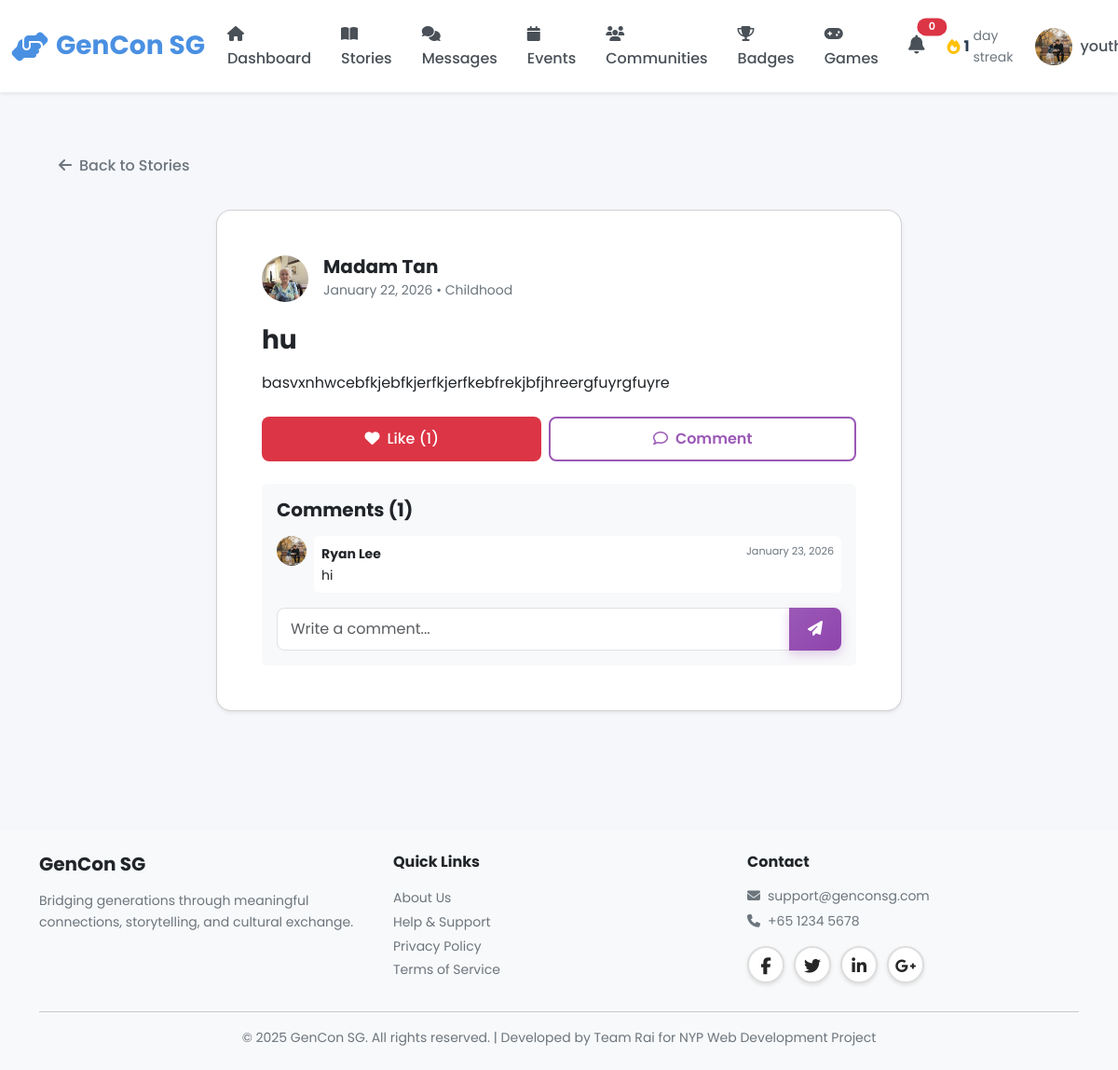
Screenshot of /youth/story/1 (signed in) with the database file from the repository.
### models.py (models this page shows, shortened)
class User(db.Model):
    __tablename__ = 'users'
    id = db.Column(db.Integer, primary_key=True)
    username = db.Column(db.String(80), unique=True, nullable=False, index=True)
    password_hash = db.Column(db.String(255), nullable=False)
    email = db.Column(db.String(120), unique=True, nullable=False, index=True)
    full_name = db.Column(db.String(120), nullable=False)
    phone = db.Column(db.String(20))
    age = db.Column(db.Integer, nullable=False)
    bio = db.Column(db.Text)  # User biography
    school = db.Column(db.String(255))  # School or organization for youth
    role = db.Column(db.String(20), nullable=False)  # 'senior', 'youth', or 'admin'
    elo = db.Column(db.Integer, default=1200) # Default ELO rating
    profile_picture = db.Column(db.String(255), default='images/default-avatar.png')
    disable_reason = db.Column(db.Text)
    interests_json = db.Column(db.Text)  # Stores interests as JSON array
    languages_json = db.Column(db.Text)  # Stores languages as JSON array
    accessibility_settings_json = db.Column(db.Text)  # Stores settings as JSON object
    created_at = db.Column(db.DateTime, default=datetime.utcnow, nullable=False)
    last_active = db.Column(db.DateTime, default=datetime.utcnow, nullable=False)
    is_active = db.Column(db.Boolean, default=True)
    stories = db.relationship('Story', back_populates='user', lazy='dynamic')
    sent_messages = db.relationship('Message', foreign_keys='Message.sender_id',
                                   back_populates='sender', lazy='dynamic')
    received_messages = db.relationship('Message', foreign_keys='Message.recipient_id',
                                       back_populates='recipient', lazy='dynamic')
    senior_pairs = db.relationship('Pair', foreign_keys='Pair.senior_id',
                                   back_populates='senior', lazy='dynamic')
    youth_pairs = db.relationship('Pair', foreign_keys='Pair.youth_id',
                                 back_populates='youth', lazy='dynamic')
    streak = db.relationship('Streak', back_populates='user', uselist=False)
    badges = db.relationship('Badge', back_populates='user', lazy='dynamic')
    checkins = db.relationship('Checkin', back_populates='user', lazy='dynamic')
    @property
    def interests(self):
        """Get interests as Python list from JSON string."""
        if self.interests_json:
            return json.loads(self.interests_json)
        return []
    @interests.setter
    def interests(self, value):
        """Set interests from Python list, store as JSON string."""
        self.interests_json = json.dumps(value)
    @property
    def languages(self):
        """Get languages as Python list from JSON string."""
        if self.languages_json:
            return json.loads(self.languages_json)
        return []
    @languages.setter
    def languages(self, value):
        """Set languages from Python list, store as JSON string."""
        self.languages_json = json.dumps(value)
    @property
    def accessibility_settings(self):
        """Get accessibility settings as Python dict from JSON string."""
        if self.accessibility_settings_json:
            return json.loads(self.accessibility_settings_json)
        return {}

class Story(db.Model):
    __tablename__ = 'stories'
    id = db.Column(db.Integer, primary_key=True)
    user_id = db.Column(db.Integer, db.ForeignKey('users.id'), nullable=False, index=True)
    title = db.Column(db.String(200), nullable=False)
    content = db.Column(db.Text, nullable=False)
    category = db.Column(db.String(50), nullable=False)  # 5 categories
    photo_url = db.Column(db.String(255))  # Optional photo
    audio_url = db.Column(db.String(255))  # Optional voice recording
    created_at = db.Column(db.DateTime, default=datetime.utcnow, nullable=False, index=True)
    updated_at = db.Column(db.DateTime, default=datetime.utcnow, onupdate=datetime.utcnow)
    user = db.relationship('User', back_populates='stories')
    reactions = db.relationship('StoryReaction', back_populates='story',
                               lazy='dynamic', cascade='all, delete-orphan')
    comments = db.relationship('StoryComment', back_populates='story',
                              lazy='dynamic', cascade='all, delete-orphan')

class StoryComment(db.Model):
    __tablename__ = 'story_comments'
    id = db.Column(db.Integer, primary_key=True)
    story_id = db.Column(db.Integer, db.ForeignKey('stories.id'), nullable=False, index=True)
    user_id = db.Column(db.Integer, db.ForeignKey('users.id'), nullable=False, index=True)
    content = db.Column(db.Text, nullable=False)
    created_at = db.Column(db.DateTime, default=datetime.utcnow, nullable=False)
    story = db.relationship('Story', back_populates='comments')
    user = db.relationship('User')

### blueprints/youth.py (the view)
@youth_bp.route('/story/<int:story_id>')
@login_required
def story_detail(story_id):
    story = Story.query.get_or_404(story_id)
    return render_template('youth/story_detail.html', story=story)

### app.py (called while the page is built)
@app.context_processor
def inject_user():
    user_streak = 0
    if 'user_id' in session:
        from models import Streak
        streak = Streak.query.filter_by(user_id=session['user_id']).first()
        if streak:
            user_streak = streak.current_streak
    return dict(session=session, user_streak=user_streak)

@app.after_request
def add_security_headers(response):
    csp = (
        "default-src 'self'; "
        "script-src 'self' 'unsafe-inline' 'unsafe-eval' blob: https://cdn.jsdelivr.net https://cdnjs.cloudflare.com; "
        "style-src 'self' 'unsafe-inline' https://cdn.jsdelivr.net https://cdnjs.cloudflare.com https://fonts.googleapis.com; "
        "font-src 'self' https://cdnjs.cloudflare.com https://fonts.gstatic.com; "
        "img-src 'self' data: blob: https:; "
        "connect-src 'self' ws: wss: https://cdn.jsdelivr.net https://cdnjs.cloudflare.com; "
        "worker-src 'self' blob:;"
    )
    response.headers['Content-Security-Policy'] = csp
    return response

@app.template_filter('timeago')
def timeago_filter(date):
    from datetime import datetime
    now = datetime.utcnow()
    diff = now - date
    seconds = diff.total_seconds()
    if seconds < 60:
        return 'Just now'
    elif seconds < 3600:
        minutes = int(seconds / 60)
        return f'{minutes} minute{"s" if minutes != 1 else ""} ago'
    elif seconds < 86400:
        hours = int(seconds / 3600)
        return f'{hours} hour{"s" if hours != 1 else ""} ago'
    elif seconds < 604800:
        days = int(seconds / 86400)
        return f'{days} day{"s" if days != 1 else ""} ago'
    else:
        return (date + timedelta(hours=8)).strftime('%B %d, %Y')

@app.template_filter('fix_pfp')
def fix_pfp_filter(path):
    if not path:
        return 'images/default-avatar.png'
    if path.startswith('images/'):
        return path
    if path.startswith('http'):
        return path
    return f'images/{path}'

### blueprints/youth.py (called while the page is built)
def login_required(f):
    @wraps(f)
    def decorated_function(*args, **kwargs):
        if 'user_id' not in session:
            flash('Please login to access this page', 'warning')
            return redirect(url_for('auth.login', role='youth'))
        if session.get('role') != 'youth':
            flash('Access denied. Youth account required.', 'danger')
            return redirect(url_for('index'))
        return f(*args, **kwargs)
    return decorated_function

### templates/youth/story_detail.html (shortened to what this page needs)
{% extends "base.html" %}
{% block body_class %}youth-dashboard{% endblock %}
{% block content %}
<div class="container py-4">
    <div class="mb-4">
        <a href="{{ url_for('youth.story_feed') }}" class="btn btn-outline-secondary">
            <i class="fas fa-arrow-left me-2"></i>Back to Stories
        </a>
    </div>
    <div class="row justify-content-center">
        <div class="col-lg-8">
            <div class="card shadow-sm">
                <div class="card-body p-4">
                    <div class="d-flex align-items-center mb-4">
                        <a href="{{ url_for('youth.public_profile', user_id=story.user.id) }}">
                            <img src="{{ url_for('static', filename=story.user.profile_picture|fix_pfp) }}" class="rounded-circle me-3" style="width: 50px; height: 50px; object-fit: cover;">
                        </a>
                        <div>
                            <a href="{{ url_for('youth.public_profile', user_id=story.user.id) }}" class="text-decoration-none text-dark">
                                <h5 class="mb-0 fw-bold">{{ story.user.full_name }}</h5>
                            </a>
                            <small class="text-muted">{{ story.created_at|timeago }} • {{ story.category }}</small>
                        </div>
                    </div>
                    <h2 class="h3 fw-bold mb-3">{{ story.title }}</h2>
                    <div class="card-text mb-4" style="white-space: pre-line;">{{ story.content }}</div>
                    <div class="d-flex gap-2 mb-4">
                        {% set user_liked = story.reactions.filter_by(user_id=session.user_id, reaction_type='heart').first() is not none %}
                        <button class="btn {{ 'btn-danger' if user_liked else 'btn-outline-danger' }} flex-grow-1" onclick="reactToStory({{ story.id }}, 'heart')">
                            <i class="{{ 'fas' if user_liked else 'far' }} fa-heart me-2"></i>Like ({{ story.reactions.count() }})
                        </button>
                        <button class="btn btn-outline-primary flex-grow-1" onclick="document.getElementById('commentInput').focus()">
                            <i class="far fa-comment me-2"></i>Comment
                        </button>
                    </div>
                    <div class="bg-light p-3 rounded">
                        <h5 class="mb-3">Comments ({{ story.comments.count() }})</h5>
                        <div class="comments-list mb-3">
                            {% for comment in story.comments %}
                            <div class="d-flex mb-3">
                                <img src="{{ url_for('static', filename=comment.user.profile_picture|fix_pfp) }}" class="rounded-circle me-2" style="width: 32px; height: 32px; object-fit: cover;">
                                <div class="bg-white p-2 rounded w-100">
                                    <div class="d-flex justify-content-between">
                                        <strong class="small">{{ comment.user.full_name }}</strong>
                                        <small class="text-muted" style="font-size: 0.7rem;">{{ comment.created_at|timeago }}</small>
                                    </div>
                                    <p class="mb-0 small">{{ comment.content }}</p>
                                </div>
                            </div>
                            {% endfor %}
                        </div>
                        <form onsubmit="postComment(event, {{ story.id }})">
                            <div class="input-group">
                                <input type="text" id="commentInput" class="form-control" placeholder="Write a comment..." required>
                                <button class="btn btn-primary" type="submit">
                                    <i class="fas fa-paper-plane"></i>
                                </button>
                            </div>
                        </form>
                    </div>
                </div>
            </div>
        </div>
    </div>
</div>
{% endblock %}

### static/css/main.css (style rules this page uses)
:root { --primary-color: #4A90E2; --primary-hover: #357ABD; --secondary-color: #7B68EE; --success-color: #28A745; --warning-color: #FFC107; --danger-color: #DC3545; --info-color: #17A2B8; --senior-primary: #E67E22; --senior-secondary: #2ECC71; --senior-accent: #F39C12; --youth-primary: #9B59B6; --youth-secondary: #3498DB; --youth-accent: #E74C3C; --admin-primary: #34495E; --admin-secondary: #16A085; --admin-accent: #E67E22; --white: #FFFFFF; --black: #000000; --gray-100: #F8F9FA; --gray-200: #E9ECEF; --gray-300: #DEE2E6; --gray-400: #CED4DA; --gray-500: #ADB5BD; --gray-600: #6C757D; --gray-700: #495057; --gray-800: #343A40; --gray-900: #212529; --font-family: 'Poppins', -apple-system, BlinkMacSystemFont, 'Segoe UI', sans-serif; --font-size-base: 16px; --font-size-sm: 14px; --font-size-lg: 18px; --font-size-xl: 20px; --font-size-xxl: 24px; --font-weight-light: 300; --font-weight-normal: 400; --font-weight-medium: 500; --font-weight-semibold: 600; --font-weight-bold: 700; --spacing-xs: 0.25rem; --spacing-sm: 0.5rem; --spacing-md: 1rem; --spacing-lg: 1.5rem; --spacing-xl: 2rem; --spacing-xxl: 3rem; --border-radius-sm: 0.25rem; --border-radius-md: 0.5rem; --border-radius-lg: 1rem; --border-radius-xl: 1.5rem; --border-radius-pill: 50rem; --shadow-sm: 0 1px 2px rgba(0, 0, 0, 0.05); --shadow-md: 0 4px 6px rgba(0, 0, 0, 0.1); --shadow-lg: 0 10px 15px rgba(0, 0, 0, 0.15); --shadow-xl: 0 20px 25px rgba(0, 0, 0, 0.2); --transition-fast: 150ms ease-in-out; --transition-base: 300ms ease-in-out; --transition-slow: 500ms ease-in-out; --z-dropdown: 1000; --z-sticky: 1020; --z-fixed: 1030; --z-modal-backdrop: 1040; --z-modal: 1050; --z-popover: 1060; --z-tooltip: 1070; }
* { margin: 0; padding: 0; box-sizing: border-box; }
a { text-decoration: none; color: inherit; transition: color var(--transition-fast); }
img { max-width: 100%; height: auto; display: block; }
body { font-family: var(--font-family); font-size: var(--font-size-base); font-weight: var(--font-weight-normal); line-height: 1.6; color: var(--gray-900); background-color: var(--gray-100); overflow-x: hidden; }
h1, h2, h3, h4, h5, h6 { font-weight: var(--font-weight-bold); line-height: 1.2; margin-bottom: var(--spacing-md); color: var(--gray-900); }
h2 { font-size: 2rem; }
h5 { font-size: 1.25rem; }
p { margin-bottom: var(--spacing-md); }
.text-muted { color: var(--gray-600) !important; }
.btn { display: inline-block; font-weight: var(--font-weight-medium); text-align: center; white-space: nowrap; vertical-align: middle; user-select: none; border: 1px solid transparent; padding: 0.625rem 1.25rem; font-size: var(--font-size-base); line-height: 1.5; border-radius: var(--border-radius-md); transition: all var(--transition-base); cursor: pointer; }
.btn-primary { background-color: var(--primary-color); color: var(--white); border-color: var(--primary-color); }
.btn-danger { background-color: var(--danger-color); color: var(--white); }
.btn-outline-primary { color: var(--primary-color); border-color: var(--primary-color); background-color: transparent; }
.card { background-color: var(--white); border-radius: var(--border-radius-lg); box-shadow: var(--shadow-md); padding: var(--spacing-lg); margin-bottom: var(--spacing-lg); transition: all var(--transition-base); }
.card-body { padding: var(--spacing-md) 0; }
.form-control { display: block; width: 100%; padding: 0.625rem 0.875rem; font-size: var(--font-size-base); font-weight: var(--font-weight-normal); line-height: 1.5; color: var(--gray-900); background-color: var(--white); border: 1px solid var(--gray-300); border-radius: var(--border-radius-md); transition: border-color var(--transition-fast); }
.mb-3 { margin-bottom: var(--spacing-md); }
.mb-4 { margin-bottom: var(--spacing-lg); }
.p-2 { padding: var(--spacing-sm); }
.p-3 { padding: var(--spacing-md); }
.p-4 { padding: var(--spacing-lg); }
.d-flex { display: flex; }
.justify-content-center { justify-content: center; }
.justify-content-between { justify-content: space-between; }
.align-items-center { align-items: center; }
.gap-2 { gap: var(--spacing-sm); }
.fw-bold { font-weight: var(--font-weight-bold); }
.rounded { border-radius: var(--border-radius-md); }
.rounded-circle { border-radius: 50%; }
.shadow-sm { box-shadow: var(--shadow-sm); }

### rows the page displays
User: profile_picture (picture), user.full_name "Madam Tan"
Story: created_at "January 22, 2026", category "Childhood", title "hu", content "basvxnhwcebfkjebfkjerfkjerfkebfrekjbfjhreergfuyrgfuyre"
StoryComment: profile_picture (picture), user.full_name "Ryan Lee", created_at "January 23, 2026", content "hi"

### other values shown
{{ user_streak|default(0) }} "1"
{{ story.reactions.count() }} "1"
{{ story.comments.count() }} "1"
